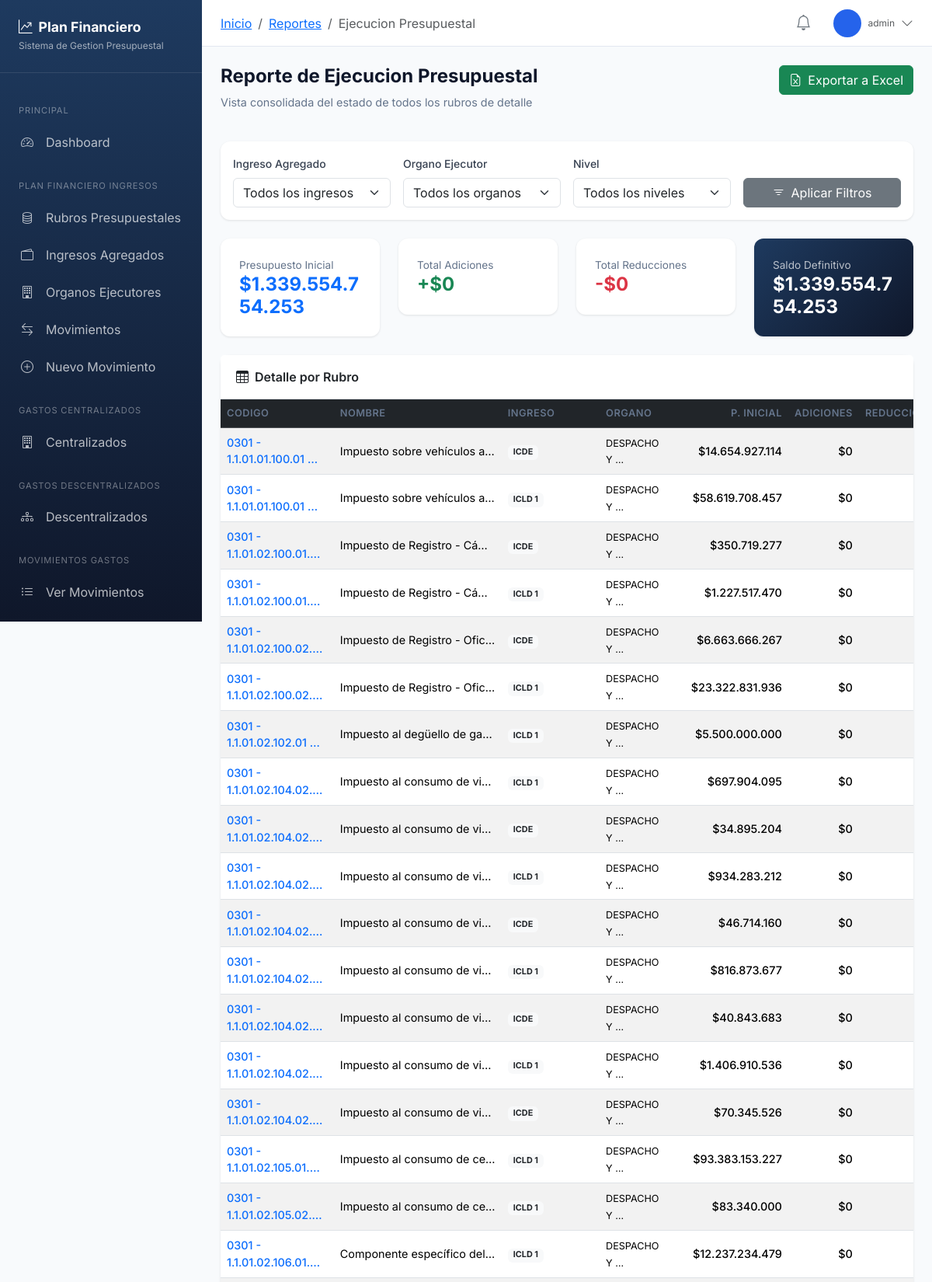
The page /app/reportes/ejecucion/ (signed in, upper part) on the database its author committed.
### planfinanciero/models.py (models this page shows, shortened)
class Rubro(models.Model):
    NIVEL_CHOICES = [
        ('AC', 'Administración Central'),
        ('EP', 'Establecimientos Públicos'),
    ]
    CLASE_INGRESO_CHOICES = [
        ('CORRIENTE', 'Corriente'),
        ('CAPITAL', 'Capital'),
    ]
    codigo = models.CharField(
        max_length=100,
        unique=True,
        verbose_name="Código Presupuestal",
        help_text="Código único del rubro (ej: 0301 - 1.1.01.01.100.01 - 14)"
    )
    nombre = models.CharField(
        max_length=500,
        verbose_name="Concepto del Ingreso"
    )
    padre = models.ForeignKey(
        'self',
        on_delete=models.CASCADE,
        null=True,
        blank=True,
        related_name='hijos',
        verbose_name="Rubro Padre"
    )
    es_totalizador = models.BooleanField(
        default=False,
        verbose_name="Es Totalizador",
        help_text="Si es True, es un rubro padre que agrupa otros rubros"
    )
    nivel = models.CharField(
        max_length=10,
        choices=NIVEL_CHOICES,
        blank=True,
        null=True,
        verbose_name="Nivel"
    )
    organo_ejecutor = models.ForeignKey(
        OrganoEjecutor,
        on_delete=models.PROTECT,
        null=True,
        blank=True,
        related_name="rubros",
        verbose_name="Órgano Ejecutor"
    )
    ingreso_agregado = models.ForeignKey(
        IngresoAgregado,
        on_delete=models.PROTECT,
        null=True,
        blank=True,
        related_name="rubros",
        verbose_name="Ingreso Agregado"
    )
    clase_ingreso = models.CharField(
        max_length=20,
        choices=CLASE_INGRESO_CHOICES,
        blank=True,
        null=True,
        verbose_name="Clase de Ingreso"
    )
    tipo_ingreso = models.ForeignKey(
        TipoIngreso,
        on_delete=models.PROTECT,
        null=True,
        blank=True,
        related_name="rubros",
        verbose_name="Tipo de Ingreso"
    )
    codigo_fuente = models.CharField(
        max_length=20,
        blank=True,
        verbose_name="Código Fuente"
    )
    activo = models.BooleanField(default=True, verbose_name="Activo")
    fecha_creacion = models.DateTimeField(auto_now_add=True)
    fecha_actualizacion = models.DateTimeField(auto_now=True)
    creado_por = models.ForeignKey(
        User,
        on_delete=models.SET_NULL,
        null=True,
        blank=True,
        related_name='rubros_creados'
    )
    class Meta:
        verbose_name = "Rubro Presupuestal"
        verbose_name_plural = "Rubros Presupuestales"
        ordering = ['codigo']
    @property
    def presupuesto_inicial(self):
        if hasattr(self, '_presupuesto_inicial'):
            return self._presupuesto_inicial or Decimal('0')
    @property
    def total_adiciones(self):
        if hasattr(self, '_total_adiciones'):
            return self._total_adiciones or Decimal('0')
    @property
    def total_reducciones(self):
        if hasattr(self, '_total_reducciones'):
            return self._total_reducciones or Decimal('0')
    @property
    def total_traslados_credito(self):
        if hasattr(self, '_traslados_credito'):
            return self._traslados_credito or Decimal('0')
    @property
    def total_traslados_debito(self):
        if hasattr(self, '_traslados_debito'):
            return self._traslados_debito or Decimal('0')
    @property
    def saldo_actual(self):
        return (
            self.presupuesto_inicial +
            self.total_adiciones -
            self.total_reducciones +
            self.total_traslados_credito -
            self.total_traslados_debito
        )

class IngresoAgregado(models.Model):
    codigo = models.CharField(max_length=50, unique=True, verbose_name="Código")
    nombre = models.CharField(max_length=200, verbose_name="Nombre")
    descripcion = models.TextField(blank=True, verbose_name="Descripción")
    activo = models.BooleanField(default=True)
    class Meta:
        verbose_name = "Ingreso Agregado"
        verbose_name_plural = "Ingresos Agregados"
        ordering = ['codigo']

class OrganoEjecutor(models.Model):
    codigo = models.CharField(max_length=50, unique=True, verbose_name="Código")
    nombre = models.CharField(max_length=200, verbose_name="Nombre")
    descripcion = models.TextField(blank=True, verbose_name="Descripción")
    activo = models.BooleanField(default=True)
    class Meta:
        verbose_name = "Órgano Ejecutor"
        verbose_name_plural = "Órganos Ejecutores"
        ordering = ['nombre']

### planfinanciero/views.py (the view)
# urls.py: path('reportes/ejecucion/', views.reporte_ejecucion, name='reporte_ejecucion'),
@login_required
def reporte_ejecucion(request):
    rubros = get_rubros_con_saldos().filter(activo=True).select_related(
        'organo_ejecutor', 'ingreso_agregado', 'tipo_ingreso'
    )
    ingreso_id = request.GET.get('ingreso', '')
    nivel = request.GET.get('nivel', '')
    organo_id = request.GET.get('organo', '')
    if ingreso_id:
        rubros = rubros.filter(ingreso_agregado_id=ingreso_id)
    if nivel:
        rubros = rubros.filter(nivel=nivel)
    if organo_id:
        rubros = rubros.filter(organo_ejecutor_id=organo_id)
    totales = calcular_totales_db(rubros)
    paginator = Paginator(rubros.order_by('codigo'), 50)
    page = request.GET.get('page')
    rubros_page = paginator.get_page(page)
    ingresos = IngresoAgregado.objects.filter(activo=True)
    organos = OrganoEjecutor.objects.filter(activo=True)
    context = {
        'rubros': rubros_page,
        'ingresos': ingresos,
        'fuentes': ingresos,
        'organos': organos,
        'ingreso_id': ingreso_id,
        'fuente_id': ingreso_id,
        'nivel': nivel,
        'organo_id': organo_id,
        'total_inicial': totales['total_inicial'],
        'total_adiciones': totales['total_adiciones'],
        'total_reducciones': totales['total_reducciones'],
        'total_saldo': totales['total_saldo'],
    }
    return render(request, 'planfinanciero/reporte_ejecucion.html', context)

### templates/planfinanciero/reporte_ejecucion.html (shortened to what this page needs)
{% extends 'planfinanciero/base_app.html' %}
{% load humanize %}
{% block breadcrumb %}
<li class="breadcrumb-item"><a href="{% url 'planfinanciero:reportes' %}">Reportes</a></li>
<li class="breadcrumb-item active">Ejecucion Presupuestal</li>
{% endblock %}
{% block content %}
<div class="d-flex justify-content-between align-items-start mb-4">
    <div>
        <h1 class="page-title">Reporte de Ejecucion Presupuestal</h1>
        <p class="page-subtitle">Vista consolidada del estado de todos los rubros de detalle</p>
    </div>
    <a href="{% url 'planfinanciero:exportar_excel' %}" class="btn btn-success">
        <i class="bi bi-file-earmark-excel me-2"></i>Exportar a Excel
    </a>
</div>
<div class="card mb-4">
    <div class="card-body">
        <form method="get" class="row g-3">
            <div class="col-md-3">
                <label class="form-label">Ingreso Agregado</label>
                <select name="ingreso" class="form-select">
                    <option value="">Todos los ingresos</option>
                </select>
            </div>
            <div class="col-md-3">
                <label class="form-label">Organo Ejecutor</label>
                <select name="organo" class="form-select">
                    <option value="">Todos los organos</option>
                </select>
            </div>
            <div class="col-md-3">
                <label class="form-label">Nivel</label>
                <select name="nivel" class="form-select">
                    <option value="">Todos los niveles</option>
                </select>
            </div>
            <div class="col-md-3 d-flex align-items-end">
                <button type="submit" class="btn btn-secondary w-100">
                    <i class="bi bi-filter me-2"></i>Aplicar Filtros
                </button>
            </div>
        </form>
    </div>
</div>
<div class="row g-4 mb-4">
    <div class="col-md-3">
        <div class="stat-card">
            <div class="stat-label">Presupuesto Inicial</div>
            <div class="stat-value text-primary">${{ total_inicial|floatformat:0|intcomma }}</div>
        </div>
    </div>
    <div class="col-md-3">
        <div class="stat-card">
            <div class="stat-label">Total Adiciones</div>
            <div class="stat-value text-success">+${{ total_adiciones|floatformat:0|intcomma }}</div>
        </div>
    </div>
    <div class="col-md-3">
        <div class="stat-card">
            <div class="stat-label">Total Reducciones</div>
            <div class="stat-value text-danger">-${{ total_reducciones|floatformat:0|intcomma }}</div>
        </div>
    </div>
    <div class="col-md-3">
        <div class="stat-card" style="background: linear-gradient(135deg, #1e3a5f, #0f172a); color: white;">
            <div class="stat-label" style="color: rgba(255,255,255,0.7);">Saldo Definitivo</div>
            <div class="stat-value" style="color: white;">${{ total_saldo|floatformat:0|intcomma }}</div>
        </div>
    </div>
</div>
<div class="card">
    <div class="card-header">
        <i class="bi bi-table me-2"></i>Detalle por Rubro
    </div>
    <div class="card-body p-0">
        <div class="table-responsive">
            <table class="table table-hover table-striped mb-0">
                <thead class="table-dark">
                    <tr>
                        <th>Codigo</th>
                        <th>Nombre</th>
                        <th>Ingreso</th>
                        <th>Organo</th>
                        <th class="text-end">P. Inicial</th>
                        <th class="text-end">Adiciones</th>
                        <th class="text-end">Reducciones</th>
                    </tr>
                </thead>
                <tbody>
                    {% for rubro in rubros %}
                    <tr>
                        <td>
                            <a href="{% url 'planfinanciero:rubro_kardex' rubro.pk %}" class="text-decoration-none fw-medium">
                                {{ rubro.codigo|truncatechars:25 }}
                            </a>
                        </td>
                        <td>
                            <div class="text-truncate" style="max-width: 200px;" title="{{ rubro.nombre }}">
                                {{ rubro.nombre }}
                            </div>
                        </td>
                        <td>
                            {% if rubro.ingreso_agregado %}
                            <span class="badge bg-light text-dark">{{ rubro.ingreso_agregado.codigo }}</span>
                            {% else %}
                            -
                            {% endif %}
                        </td>
                        <td>
                            {% if rubro.organo_ejecutor %}
                            <small>{{ rubro.organo_ejecutor.nombre|truncatewords:2 }}</small>
                            {% else %}
                            -
                            {% endif %}
                        </td>
                        <td class="text-end currency">${{ rubro.presupuesto_inicial|floatformat:0|intcomma }}</td>
                        <td class="text-end currency currency-positive">${{ rubro.total_adiciones|floatformat:0|intcomma }}</td>
                        <td class="text-end currency currency-negative">${{ rubro.total_reducciones|floatformat:0|intcomma }}</td>
                    </tr>
                    {% empty %}
                    <tr>
                        <td colspan="8" class="text-center text-muted py-5">
                            No hay rubros que mostrar con los filtros seleccionados
                        </td>
                    </tr>
                    {% endfor %}
                </tbody>
            </table>
        </div>
    </div>
</div>
{% endblock %}

### templates/planfinanciero/base_app.html (shortened to what this page needs)
{% extends 'base.html' %}
{% load humanize %}
{% block body %}
<nav class="sidebar" id="sidebar">
    <div class="sidebar-brand">
        <h4><i class="bi bi-graph-up-arrow me-2"></i>Plan Financiero</h4>
        <small>Sistema de Gestion Presupuestal</small>
    </div>
    <div class="sidebar-nav">
        <div class="nav-section">Principal</div>
        <a href="{% url 'planfinanciero:dashboard' %}" class="nav-link {% if request.resolver_match.url_name == 'dashboard' %}active{% endif %}">
            <i class="bi bi-speedometer2"></i>
            <span>Dashboard</span>
        </a>
        <div class="nav-section">Plan Financiero Ingresos</div>
        <a href="{% url 'planfinanciero:rubros_lista' %}" class="nav-link {% if 'rubro' in request.resolver_match.url_name and 'gasto' not in request.resolver_match.url_name %}active{% endif %}">
            <i class="bi bi-database"></i>
            <span>Rubros Presupuestales</span>
        </a>
        <a href="{% url 'planfinanciero:fuentes_lista' %}" class="nav-link {% if 'fuente' in request.resolver_match.url_name %}active{% endif %}">
            <i class="bi bi-wallet2"></i>
            <span>Ingresos Agregados</span>
        </a>
        <a href="{% url 'planfinanciero:organos_lista' %}" class="nav-link {% if 'organo' in request.resolver_match.url_name %}active{% endif %}">
            <i class="bi bi-building"></i>
            <span>Organos Ejecutores</span>
        </a>
        <a href="{% url 'planfinanciero:movimientos_lista' %}" class="nav-link {% if 'movimiento' in request.resolver_match.url_name and 'gasto' not in request.resolver_match.url_name %}active{% endif %}">
            <i class="bi bi-arrow-left-right"></i>
            <span>Movimientos</span>
        </a>
        <a href="{% url 'planfinanciero:movimiento_crear' %}" class="nav-link">
            <i class="bi bi-plus-circle"></i>
            <span>Nuevo Movimiento</span>
        </a>
        <div class="nav-section">Gastos Centralizados</div>
        <a href="{% url 'planfinanciero:gastos_centralizados' %}" class="nav-link ">
            <i class="bi bi-building"></i>
            <span>Centralizados</span>
        </a>
        <div class="nav-section">Gastos Descentralizados</div>
        <a href="{% url 'planfinanciero:gastos_descentralizados' %}" class="nav-link {% if request.resolver_match.url_name == 'gastos_descentralizados' or tipo_entidad == 'DESCENTRALIZADO' %}active{% endif %}">
            <i class="bi bi-diagram-3"></i>
            <span>Descentralizados</span>
        </a>
        <div class="nav-section">Movimientos Gastos</div>
        <a href="{% url 'planfinanciero:gastos_movimientos_lista' %}" class="nav-link {% if 'gastos_movimiento' in request.resolver_match.url_name %}active{% endif %}">
            <i class="bi bi-list-ul"></i>
            <span>Ver Movimientos</span>
        </a>
        <a href="{% url 'planfinanciero:gastos_movimiento_crear' %}" class="nav-link">
            <i class="bi bi-plus-circle"></i>
            <span>Nuevo Mov. Gasto</span>
        </a>
    </div>
</nav>
<main class="main-content">
    <header class="top-header">
        <div class="d-flex align-items-center">
            <nav aria-label="breadcrumb">
                <ol class="breadcrumb mb-0">
                    <li class="breadcrumb-item"><a href="{% url 'planfinanciero:dashboard' %}">Inicio</a></li>
                    {% block breadcrumb %}{% endblock %}
                </ol>
            </nav>
        </div>
        <div class="d-flex align-items-center gap-3">
            <div class="dropdown">
                <button class="btn btn-link position-relative" data-bs-toggle="dropdown">
                    <i class="bi bi-bell fs-5 text-secondary"></i>
                </button>
            </div>
            <div class="dropdown user-dropdown">
                <div class="d-flex align-items-center" data-bs-toggle="dropdown">
                    <div class="user-avatar me-2">
                    </div>
                    <div class="d-none d-md-block">
                        <div class="text-muted" style="font-size: 0.75rem;">{{ user.username }}</div>
                    </div>
                    <i class="bi bi-chevron-down ms-2 text-muted"></i>
                </div>
            </div>
        </div>
    </header>
    <div class="page-content">
        {% block content %}{% endblock %}
    </div>
</main>
{% endblock %}

### rows shown on the page
Rubro: codigo "0301 - 1.1.01.01.100.01 …", nombre "Impuesto sobre vehículos a…", ingreso_agregado.codigo "ICDE", organo_ejecutor.nombre "DESPACHO Y …", presupuesto_inicial "14.654.927.114", total_adiciones "0"
Rubro: codigo "0301 - 1.1.01.01.100.01 …", nombre "Impuesto sobre vehículos a…", ingreso_agregado.codigo "ICLD 1", organo_ejecutor.nombre "DESPACHO Y …", presupuesto_inicial "58.619.708.457", total_adiciones "0"
Rubro: codigo "0301 - 1.1.01.02.100.01.…", nombre "Impuesto de Registro - Cá…", ingreso_agregado.codigo "ICDE", organo_ejecutor.nombre "DESPACHO Y …", presupuesto_inicial "350.719.277", total_adiciones "0"
Rubro: codigo "0301 - 1.1.01.02.100.01.…", nombre "Impuesto de Registro - Cá…", ingreso_agregado.codigo "ICLD 1", organo_ejecutor.nombre "DESPACHO Y …", presupuesto_inicial "1.227.517.470", total_adiciones "0"
Rubro: codigo "0301 - 1.1.01.02.100.02.…", nombre "Impuesto de Registro - Ofic…", ingreso_agregado.codigo "ICDE", organo_ejecutor.nombre "DESPACHO Y …", presupuesto_inicial "6.663.666.267", total_adiciones "0"
Rubro: codigo "0301 - 1.1.01.02.100.02.…", nombre "Impuesto de Registro - Ofic…", ingreso_agregado.codigo "ICLD 1", organo_ejecutor.nombre "DESPACHO Y …", presupuesto_inicial "23.322.831.936", total_adiciones "0"
Rubro: codigo "0301 - 1.1.01.02.102.01 …", nombre "Impuesto al degüello de ga…", ingreso_agregado.codigo "ICLD 1", organo_ejecutor.nombre "DESPACHO Y …", presupuesto_inicial "5.500.000.000", total_adiciones "0"
Rubro: codigo "0301 - 1.1.01.02.104.02.…", nombre "Impuesto al consumo de vi…", ingreso_agregado.codigo "ICLD 1", organo_ejecutor.nombre "DESPACHO Y …", presupuesto_inicial "697.904.095", total_adiciones "0"
Rubro: codigo "0301 - 1.1.01.02.104.02.…", nombre "Impuesto al consumo de vi…", ingreso_agregado.codigo "ICDE", organo_ejecutor.nombre "DESPACHO Y …", presupuesto_inicial "34.895.204", total_adiciones "0"
Rubro: codigo "0301 - 1.1.01.02.104.02.…", nombre "Impuesto al consumo de vi…", ingreso_agregado.codigo "ICLD 1", organo_ejecutor.nombre "DESPACHO Y …", presupuesto_inicial "934.283.212", total_adiciones "0"
Rubro: codigo "0301 - 1.1.01.02.104.02.…", nombre "Impuesto al consumo de vi…", ingreso_agregado.codigo "ICDE", organo_ejecutor.nombre "DESPACHO Y …", presupuesto_inicial "46.714.160", total_adiciones "0"
Rubro: codigo "0301 - 1.1.01.02.104.02.…", nombre "Impuesto al consumo de vi…", ingreso_agregado.codigo "ICLD 1", organo_ejecutor.nombre "DESPACHO Y …", presupuesto_inicial "816.873.677", total_adiciones "0"
Rubro: codigo "0301 - 1.1.01.02.104.02.…", nombre "Impuesto al consumo de vi…", ingreso_agregado.codigo "ICDE", organo_ejecutor.nombre "DESPACHO Y …", presupuesto_inicial "40.843.683", total_adiciones "0"
Rubro: codigo "0301 - 1.1.01.02.104.02.…", nombre "Impuesto al consumo de vi…", ingreso_agregado.codigo "ICLD 1", organo_ejecutor.nombre "DESPACHO Y …", presupuesto_inicial "1.406.910.536", total_adiciones "0"
Rubro: codigo "0301 - 1.1.01.02.104.02.…", nombre "Impuesto al consumo de vi…", ingreso_agregado.codigo "ICDE", organo_ejecutor.nombre "DESPACHO Y …", presupuesto_inicial "70.345.526", total_adiciones "0"
Rubro: codigo "0301 - 1.1.01.02.105.01.…", nombre "Impuesto al consumo de ce…", ingreso_agregado.codigo "ICLD 1", organo_ejecutor.nombre "DESPACHO Y …", presupuesto_inicial "93.383.153.227", total_adiciones "0"
Rubro: codigo "0301 - 1.1.01.02.105.02.…", nombre "Impuesto al consumo de ce…", ingreso_agregado.codigo "ICLD 1", organo_ejecutor.nombre "DESPACHO Y …", presupuesto_inicial "83.340.000", total_adiciones "0"
Rubro: codigo "0301 - 1.1.01.02.106.01.…", nombre "Componente específico del…", ingreso_agregado.codigo "ICLD 1", organo_ejecutor.nombre "DESPACHO Y …", presupuesto_inicial "12.237.234.479", total_adiciones "0"

### other values the page prints
{{ user.username }} "admin"
{{ total_inicial|floatformat:0|intcomma }} "1.339.554.754.253"
{{ total_adiciones|floatformat:0|intcomma }} "0"
{{ total_reducciones|floatformat:0|intcomma }} "0"
{{ total_saldo|floatformat:0|intcomma }} "1.339.554.754.253"
